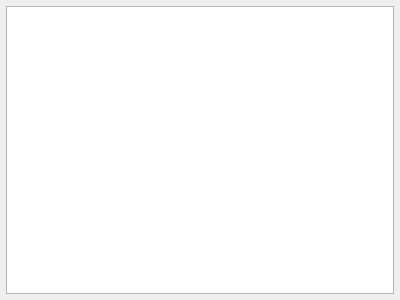
<?xml version="1.0" encoding="UTF-8"?>
<ui version="4.0">
 <class>frmViewData</class>
 <widget class="QWidget" name="frmViewData">
  <property name="geometry">
   <rect>
    <x>0</x>
    <y>0</y>
    <width>400</width>
    <height>300</height>
   </rect>
  </property>
  <property name="windowTitle">
   <string>Form</string>
  </property>
  <layout class="QVBoxLayout" name="verticalLayout">
   <property name="leftMargin">
    <number>6</number>
   </property>
   <property name="topMargin">
    <number>6</number>
   </property>
   <property name="rightMargin">
    <number>6</number>
   </property>
   <property name="bottomMargin">
    <number>6</number>
   </property>
   <item>
    <widget class="QTableWidget" name="tableWidget"/>
   </item>
  </layout>
 </widget>
 <resources/>
 <connections/>
</ui>
